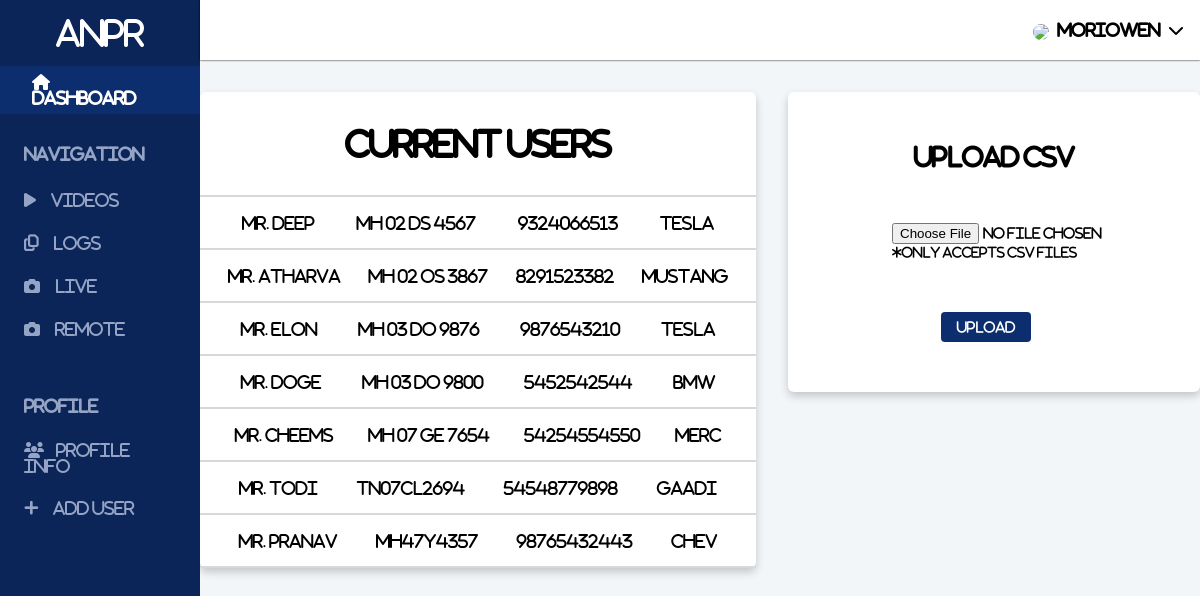
Page /addusers/ (signed in) on the committed database.
### app/models.py (models this page shows)
class CarProfile(models.Model):
    user = models.ForeignKey(User, default="", on_delete=models.CASCADE, null=True, blank=True)
    name = models.CharField(max_length=150)
    phone = models.CharField(max_length=150)
    carno = models.CharField(max_length=50)
    carmodel = models.CharField(max_length=50)
    carcolour = models.CharField(max_length=50)
    def __str__(self):
        return self.name

### app/views.py (the view, shortened to what this page needs)
# urls.py: path('addusers/', views.addusers, name="addusers"),
def addusers(request):
    template = "addcars.html"
    data = CarProfile.objects.all()
    prompt = {
        'order': 'Order of the CSV should be name, phone, carno, carmodel, carcolour',
        'profiles': data
              }
    if request.method == "GET":
        users = CarProfile.objects.filter(user=request.user)
        context = {'users': users}
        print(users)
        return render(request, template, context)

### templates/addcars.html (shortened to what this page needs)
{% extends 'base.html' %} {% load static %}
{% block header %}
<link rel="stylesheet" href="{% static 'addusers.css' %}" />
{% endblock header %}
{% block body %}
<div class="content">
  <div class="grid__wrapper">
    <div class="upload__grid">
      <form action="" method="POST" enctype="multipart/form-data">
        <div class="upload__form">
          <h2>Upload CSV</h2>
          <div class="form__control">
            <input type="file" id="file1" name="file" />
            <p>*Only accepts CSV files</p>
          </div>
          <div class="btn_box">
            <button type="submit" style="margin-right: 1rem">Upload</button>
          </div>
        </div>
      </form>
      <div class="recent_logs">
        <h1 style="text-align: center; padding: 2rem 0">Current Users</h1>
        <div class="log__table">
          <hr />
          {% for user in users %}
          <div class="log">
            <div class="log__owner">Mr. {{user}}</div>
            <div class="log__number">{{user.carno}}</div>
            <div class="log__phone">{{user.phone}}</div>
            <div class="log__model">{{user.carmodel}}</div>
          </div>
          <hr />
          {% endfor %}
        </div>
      </div>
    </div>
  </div>
</div>
{% endblock body %}

### templates/base.html (shortened to what this page needs)
<!DOCTYPE html>
{% load static %}
<html lang="en">
  <head>
    <link rel="stylesheet" href="{% static 'base.css' %}" />
    {% block header %} {% endblock header %}
  </head>
  <body>
    <main class="main">
      <div class="sidebar">
        <div class="title">ANPR</div>
        <div class="dashboard__name">
          <h4>
            <a href="{% url 'dashboard' %}">
              <span><i class="fa fa-home"></i></span> Dashboard
            </a>
          </h4>
        </div>
        <section class="navigation">
          <div class="section__title">Navigation</div>
          <ul>
            <a href="{% url 'videolist' %}">
              <li>
                <span><i class="fa fa-play"></i></span> Videos
              </li>
            </a>
            <a href="{% url 'logs' %}">
              <li>
                <span><i class="fa fa-copy"></i></span> Logs
              </li>
            </a>
            <a href="{% url 'live' %}">
              <li>
                <span><i class="fa fa-camera"></i></span> Live
              </li>
            </a>
            <a href="{% url 'remote' %}">
              <li>
                <span><i class="fa fa-camera"></i></span> Remote
              </li>
            </a>
          </ul>
        </section>
        <section class="profile">
          <div class="section__title">Profile</div>
          <ul>
            <a href="{% url 'profile' %}">
              <li>
                <span><i class="fa fa-users"></i></span>Profile Info
              </li>
            </a>
            <a href="{% url 'addusers' %}">
              <li>
                <span><i class="fa fa-plus"></i></span> Add User
              </li>
            </a>
          </ul>
        </section>
      </div>
      <div class="navbar">
        <div class="navbar__profile">
          <span
            ><img
              src="{{ MEDIA_URL }}/videos/mario-av.png"
              style="border-radius: 50%; width: 30px"
          /></span>
          <p style="letter-spacing: 0.1px; font-weight: bold">
            {{ user.username }}
          </p>
          <span><i class="fa fa-chevron-down"></i></span>
        </div>
      </div>
      {% block body %} {% endblock body %}
    </main>
  </body>
</html>

### static/base.css (style rules this page uses)
:root { --textColour: #95a4c4; }
hr { border: 0.1px solid rgb(216, 216, 216); }
.main { min-height: 100vh; display: grid; grid-template-columns: 200px 1fr; grid-template-rows: 60px 1fr; grid-template-areas: "sidebar navbar" "sidebar content"; }
.sidebar { grid-area: sidebar; background-color: #0b2559; color: white; position: fixed; height: 100vh; width: 200px; }
.title { display: block; margin: 1rem; text-align: center; font-size: 2rem; }
.section__title { margin: 1rem 1.5rem; font-weight: 700; color: #95a4c4; text-transform: uppercase; }
.sidebar li { list-style: none; padding: 0.75rem 1.5rem; color: #95a4c4; margin: 0 auto; }
.sidebar section { padding: 1rem 0; }
.dashboard__name { padding: 0.5rem 2rem; display: block; background-color: #0c2e6e; }
.sidebar span { margin-right: 0.75rem; }
a { text-decoration: none; color: inherit; }
.navbar { grid-area: navbar; display: flex; align-items: center; justify-content: flex-end; box-shadow: 0px 0px 2px black; z-index: 2; }
.navbar__profile { display: flex; cursor: pointer; align-items: center; padding: 1rem; position: relative; }
.navbar__profile p { margin: 0 0.5rem; }
.navbar__profile span:first-child { font-size: 1.5rem; color: #0b2559; }

### static/addusers.css (style rules this page uses)
.content { grid-area: content; background: #f3f6f9; }
.grid__wrapper { width: 1000px; margin: 2rem auto; }
.upload__grid { display: grid; grid-template-columns: 2fr 1fr; grid-template-rows: 300px 1fr; grid-template-areas: "recent_logs upload__form" "recent_logs ."; gap: 2rem; justify-items: center; height: 100%; }
.upload__form { grid-area: upload__form; margin: 0 auto; padding: 1.5rem; display: flex; box-shadow: 0 4px 8px 0 rgba(0, 0, 0, 0.2); background: white; border-radius: 6px; transition: 0.3s; flex-direction: column; justify-content: space-around; align-items: center; height: 100%; }
.btn_box button { padding: 0.5rem 1rem; background-color: #0c2e6e; border-radius: 4px; border: 0; color: white; cursor: pointer; }
.form__control { margin-left: 5rem; }
.form__control p, label { font-size: 0.8rem; }
.recent_logs { background: white; grid-area: recent_logs; width: 100%; box-shadow: 0 4px 8px 0 rgba(0, 0, 0, 0.2); background: white; border-radius: 6px; transition: 0.3s; transition: 0.3s; border-radius: 6px; }
.log { display: flex; padding: 1rem 0; justify-content: space-evenly; align-items: center; }

### rows in the picture
CarProfile: name "deep", carno "MH 02 DS 4567", phone "9324066513", carmodel "Tesla"
CarProfile: name "atharva", carno "MH 02 OS 3867", phone "8291523382", carmodel "Mustang"
CarProfile: name "elon", carno "MH 03 DO 9876", phone "9876543210", carmodel "Tesla"
CarProfile: name "doge", carno "MH 03 DO 9800", phone "5452542544", carmodel "bmw"
CarProfile: name "cheems", carno "MH 07 GE 7654", phone "54254554550", carmodel "merc"
CarProfile: name "todi", carno "TN07CL2694", phone "54548779898", carmodel "gaadi"
CarProfile: name "pranav", carno "MH47Y4357", phone "98765432443", carmodel "chev"

### other values in the picture
{{ user.username }} "moriowen"
